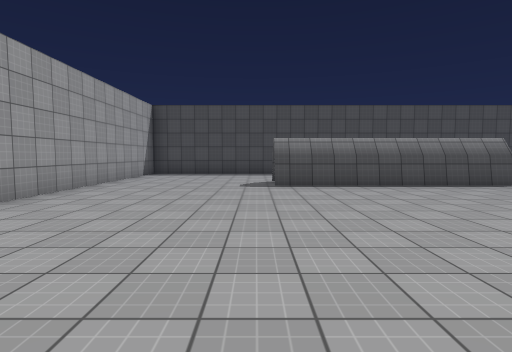
view 1 (above)

19 first-person views from a walk through a Unity game level. The camera is 1.4 m above the floor, tilts 4° down and sees 80° across. The floor is counted in squares, 2 m on a side. Each view is taken from the middle of a square. On the plan, view 1 faces up. The plan holds only what a view shows up to about 10 squares ahead; the rest is blank. The place goes on beyond the plan. The player is left out. Surface patterns are stand-ins for the level's own textures.

view 2
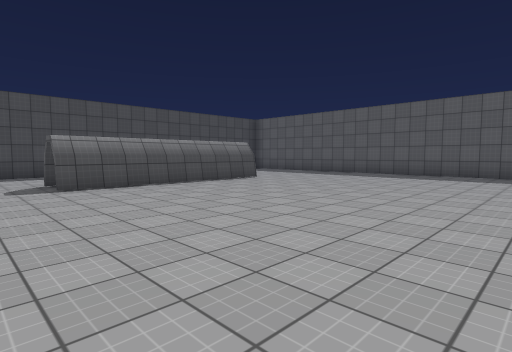

view 3
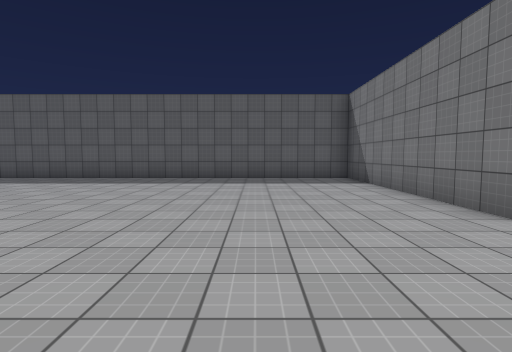

view 4
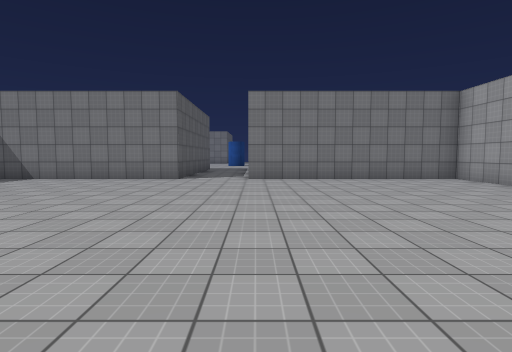

view 5
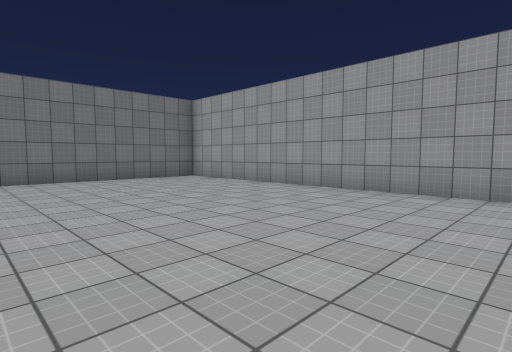

view 6
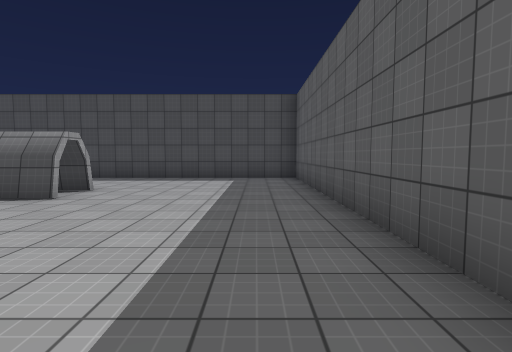

view 7
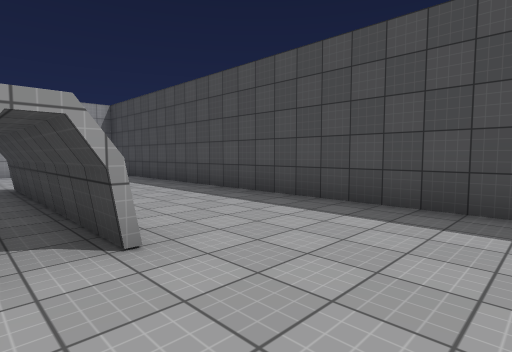

view 8
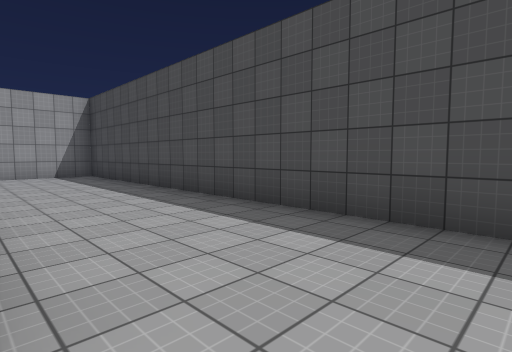

view 9
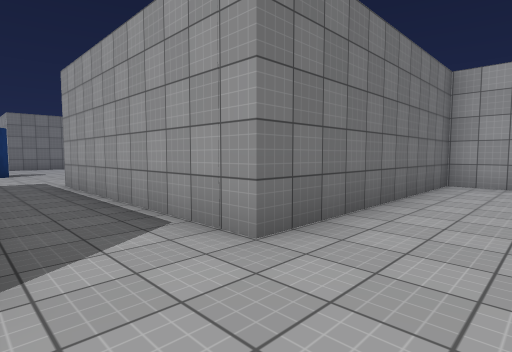

view 10
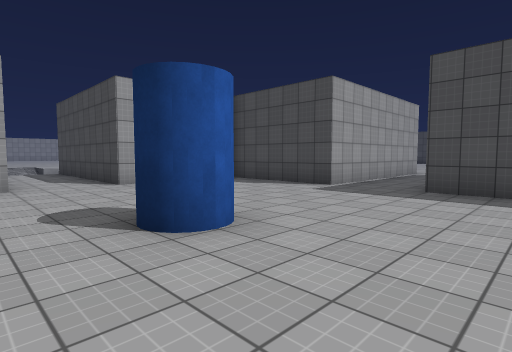

view 11
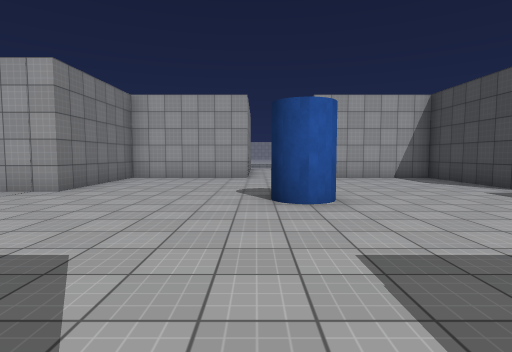

view 12
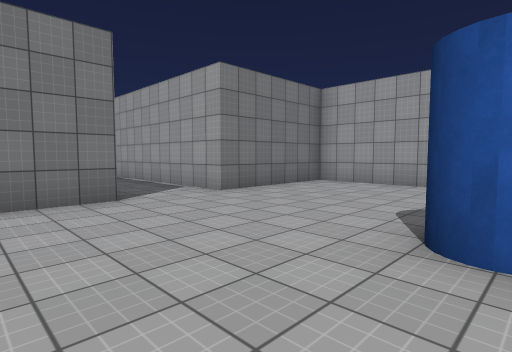

view 13
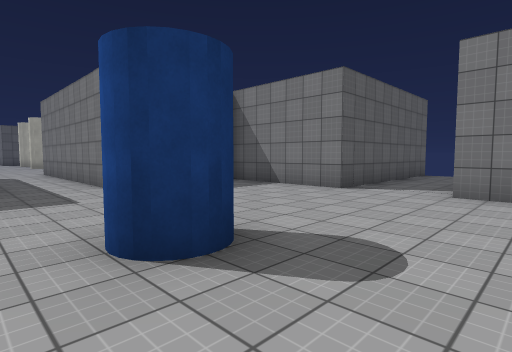

view 14
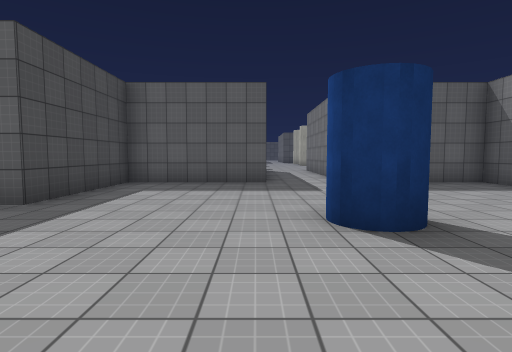

view 15
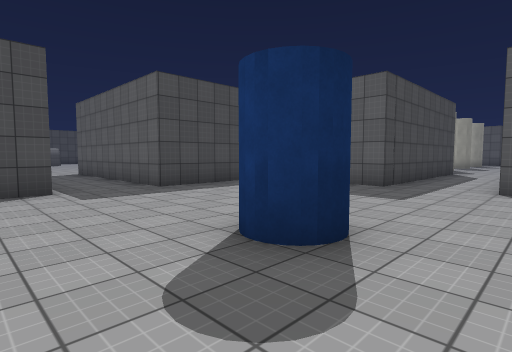

view 16
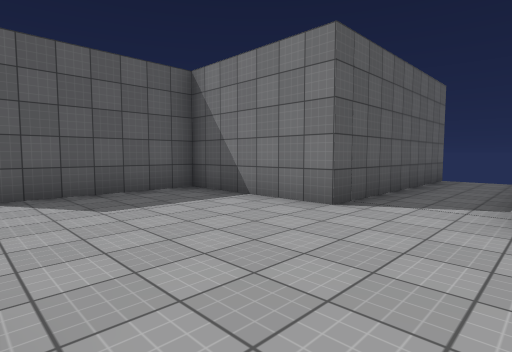

view 17
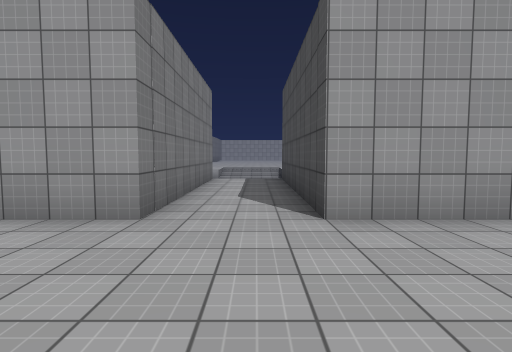

view 18
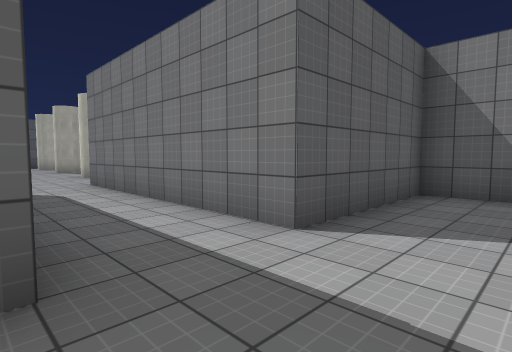

view 19
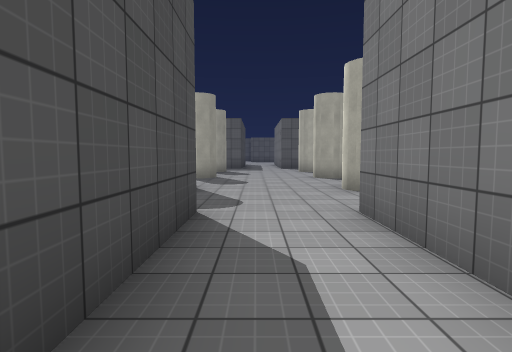

### Floor plan
Ten units are one square. View 1 is at (0, 0); x grows to the right and y downward. Boxes are objects, and circles mark ways between rooms. Rooms are numbered by the first view taken in them; rooms with no view inside come last. Other rooms are left out.
<svg viewBox="-60 -117 203 356">
<path fill="none" stroke="#000" d="M59 -68 4 -68M59 -78 4 -78M58 -80 58 -76 4 -76 4 -80M42 28 102 28 102 -112 -38 -112 -38 28 22 28M-55 143 -13 143 -13 178 22 178 22 231M138 123 77 123 77 88 42 88 42 28M22 28 22 88 -13 88 -13 123 -55 123M42 234 42 178 77 178 77 143 138 143"/>
<circle cx="35" cy="20" r="3" fill="#2a7"/>
<text x="40" y="-40">1</text>
<text x="40" y="130">2</text>
</svg>
Room 1 opens to room 2.

Where each view was taken, in squares from view 1:
view 1: 0 up, 0 right, facing up
view 2: 0 up, 1 left, facing up-right
view 3: 0 up, 1 right, facing right
view 4: 6 up, 2 right, facing down
view 5: 6 up, 2 right, facing down-left
view 6: 2 up, 9 right, facing up
view 7: 7 up, 8 right, facing up-left
view 8: 8 up, 7 right, facing up-left
view 9: 1 down, 4 right, facing down-left
view 10: 15 down, 6 right, facing up-left
view 11: 14 down, 8 right, facing left
view 12: 13 down, 6 right, facing down-left
view 13: 12 down, 1 right, facing down-right
view 14: 12 down, 0 right, facing right
view 15: 15 down, 1 right, facing up-right
view 16: 14 down, 2 right, facing down-right
view 17: 13 down, 2 right, facing left
view 18: 12 down, 6 right, facing down-right
view 19: 13 down, 10 right, facing right
